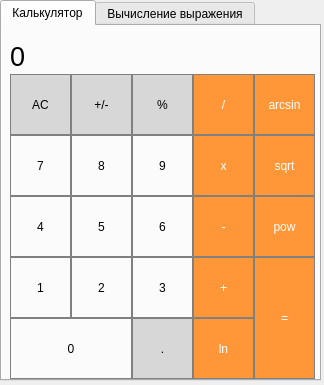
<?xml version="1.0" encoding="UTF-8"?>
<ui version="4.0">
 <class>MainWindow</class>
 <widget class="QMainWindow" name="MainWindow">
  <property name="geometry">
   <rect>
    <x>0</x>
    <y>0</y>
    <width>324</width>
    <height>385</height>
   </rect>
  </property>
  <property name="minimumSize">
   <size>
    <width>324</width>
    <height>385</height>
   </size>
  </property>
  <property name="maximumSize">
   <size>
    <width>324</width>
    <height>385</height>
   </size>
  </property>
  <property name="windowTitle">
   <string>MainWindow</string>
  </property>
  <widget class="QWidget" name="centralwidget">
   <property name="sizePolicy">
    <sizepolicy hsizetype="Fixed" vsizetype="Fixed">
     <horstretch>0</horstretch>
     <verstretch>0</verstretch>
    </sizepolicy>
   </property>
   <widget class="QTabWidget" name="tabWidget">
    <property name="geometry">
     <rect>
      <x>0</x>
      <y>0</y>
      <width>321</width>
      <height>381</height>
     </rect>
    </property>
    <property name="currentIndex">
     <number>0</number>
    </property>
    <widget class="QWidget" name="tab">
     <attribute name="title">
      <string>Калькулятор</string>
     </attribute>
     <widget class="QPushButton" name="pushButton_6">
      <property name="geometry">
       <rect>
        <x>130</x>
        <y>170</y>
        <width>61</width>
        <height>61</height>
       </rect>
      </property>
      <property name="styleSheet">
       <string notr="true">QPushButton {
   border: 1px solid gray;
}
QPushButton:pressed {
    background-color: qlineargradient(x1: 0, y1: 0, x2: 0, y2: 1,
                                      stop: 0 #dadbde, stop: 1 #f6f7fa);
}</string>
      </property>
      <property name="text">
       <string>6</string>
      </property>
     </widget>
     <widget class="QPushButton" name="pushButton_plus">
      <property name="geometry">
       <rect>
        <x>191</x>
        <y>231</y>
        <width>61</width>
        <height>61</height>
       </rect>
      </property>
      <property name="styleSheet">
       <string notr="true">QPushButton {
  background-color: rgb(255, 151, 57);
  color: white; 
  border: 1px solid gray;
}

QPushButton:pressed {
    background-color: qlineargradient(x1: 0, y1: 0, x2: 0, y2: 1,
                                      stop: 0 #FF7832, stop: 1 #FF9739);
}</string>
      </property>
      <property name="text">
       <string>+</string>
      </property>
     </widget>
     <widget class="QPushButton" name="pushButton_mult">
      <property name="geometry">
       <rect>
        <x>191</x>
        <y>109</y>
        <width>61</width>
        <height>61</height>
       </rect>
      </property>
      <property name="styleSheet">
       <string notr="true">QPushButton {
  background-color: rgb(255, 151, 57);
  color: white; 
  border: 1px solid gray;
}

QPushButton:pressed {
    background-color: qlineargradient(x1: 0, y1: 0, x2: 0, y2: 1,
                                      stop: 0 #FF7832, stop: 1 #FF9739);
}</string>
      </property>
      <property name="text">
       <string>x</string>
      </property>
     </widget>
     <widget class="QPushButton" name="pushButton_sqrt">
      <property name="geometry">
       <rect>
        <x>252</x>
        <y>109</y>
        <width>61</width>
        <height>61</height>
       </rect>
      </property>
      <property name="styleSheet">
       <string notr="true">QPushButton {
  background-color: rgb(255, 151, 57);
  color: white; 
  border: 1px solid gray;
}

QPushButton:pressed {
    background-color: qlineargradient(x1: 0, y1: 0, x2: 0, y2: 1,
                                      stop: 0 #FF7832, stop: 1 #FF9739);
}</string>
      </property>
      <property name="text">
       <string>sqrt</string>
      </property>
     </widget>
     <widget class="QPushButton" name="pushButton_1">
      <property name="geometry">
       <rect>
        <x>8</x>
        <y>231</y>
        <width>61</width>
        <height>61</height>
       </rect>
      </property>
      <property name="styleSheet">
       <string notr="true">QPushButton {
   border: 1px solid gray;
}
QPushButton:pressed {
    background-color: qlineargradient(x1: 0, y1: 0, x2: 0, y2: 1,
                                      stop: 0 #dadbde, stop: 1 #f6f7fa);
}</string>
      </property>
      <property name="text">
       <string>1</string>
      </property>
     </widget>
     <widget class="QLabel" name="result_show">
      <property name="geometry">
       <rect>
        <x>8</x>
        <y>10</y>
        <width>305</width>
        <height>41</height>
       </rect>
      </property>
      <property name="font">
       <font>
        <pointsize>20</pointsize>
       </font>
      </property>
      <property name="styleSheet">
       <string notr="true">QLabel
{
	qproperty-alignment:'AlignVCenter|AlignRight';
	border: 1px solid gray;
}
background-color:white;</string>
      </property>
      <property name="text">
       <string>0</string>
      </property>
     </widget>
     <widget class="QPushButton" name="pushButton_div">
      <property name="geometry">
       <rect>
        <x>191</x>
        <y>48</y>
        <width>61</width>
        <height>61</height>
       </rect>
      </property>
      <property name="styleSheet">
       <string notr="true">QPushButton {
  background-color: rgb(255, 151, 57);
  color: white; 
  border: 1px solid gray;
}

QPushButton:pressed {
    background-color: qlineargradient(x1: 0, y1: 0, x2: 0, y2: 1,
                                      stop: 0 #FF7832, stop: 1 #FF9739);
}</string>
      </property>
      <property name="text">
       <string>/</string>
      </property>
     </widget>
     <widget class="QPushButton" name="pushButton_3">
      <property name="geometry">
       <rect>
        <x>130</x>
        <y>231</y>
        <width>61</width>
        <height>61</height>
       </rect>
      </property>
      <property name="styleSheet">
       <string notr="true">QPushButton {
   border: 1px solid gray;
}
QPushButton:pressed {
    background-color: qlineargradient(x1: 0, y1: 0, x2: 0, y2: 1,
                                      stop: 0 #dadbde, stop: 1 #f6f7fa);
}</string>
      </property>
      <property name="text">
       <string>3</string>
      </property>
     </widget>
     <widget class="QPushButton" name="pushButton_res">
      <property name="geometry">
       <rect>
        <x>252</x>
        <y>231</y>
        <width>61</width>
        <height>122</height>
       </rect>
      </property>
      <property name="styleSheet">
       <string notr="true">QPushButton {
  background-color: rgb(255, 151, 57);
  color: white; 
  border: 1px solid gray;
}

QPushButton:pressed {
    background-color: qlineargradient(x1: 0, y1: 0, x2: 0, y2: 1,
                                      stop: 0 #FF7832, stop: 1 #FF9739);
}</string>
      </property>
      <property name="text">
       <string>=</string>
      </property>
     </widget>
     <widget class="QPushButton" name="pushButton_dot">
      <property name="geometry">
       <rect>
        <x>130</x>
        <y>292</y>
        <width>61</width>
        <height>61</height>
       </rect>
      </property>
      <property name="styleSheet">
       <string notr="true">QPushButton {
  background-color: rgb(215, 215, 215);
  border: 1px solid gray;
}
QPushButton:pressed {
    background-color: qlineargradient(x1: 0, y1: 0, x2: 0, y2: 1,
                                      stop: 0 #BEBEBE, stop: 1 #D7D7D7);
}</string>
      </property>
      <property name="text">
       <string>.</string>
      </property>
     </widget>
     <widget class="QPushButton" name="pushButton_clear">
      <property name="geometry">
       <rect>
        <x>8</x>
        <y>48</y>
        <width>61</width>
        <height>61</height>
       </rect>
      </property>
      <property name="styleSheet">
       <string notr="true">QPushButton {
  background-color: rgb(215, 215, 215);
  border: 1px solid gray;
}
QPushButton:pressed {
    background-color: qlineargradient(x1: 0, y1: 0, x2: 0, y2: 1,
                                      stop: 0 #BEBEBE, stop: 1 #D7D7D7);
}</string>
      </property>
      <property name="text">
       <string>AC</string>
      </property>
     </widget>
     <widget class="QPushButton" name="pushButton_procent">
      <property name="geometry">
       <rect>
        <x>130</x>
        <y>48</y>
        <width>61</width>
        <height>61</height>
       </rect>
      </property>
      <property name="styleSheet">
       <string notr="true">QPushButton {
  background-color: rgb(215, 215, 215);
  border: 1px solid gray;
}
QPushButton:pressed {
    background-color: qlineargradient(x1: 0, y1: 0, x2: 0, y2: 1,
                                      stop: 0 #BEBEBE, stop: 1 #D7D7D7);
}</string>
      </property>
      <property name="text">
       <string>%</string>
      </property>
     </widget>
     <widget class="QPushButton" name="pushButton_8">
      <property name="geometry">
       <rect>
        <x>69</x>
        <y>109</y>
        <width>61</width>
        <height>61</height>
       </rect>
      </property>
      <property name="styleSheet">
       <string notr="true">QPushButton {
   border: 1px solid gray;
}
QPushButton:pressed {
    background-color: qlineargradient(x1: 0, y1: 0, x2: 0, y2: 1,
                                      stop: 0 #dadbde, stop: 1 #f6f7fa);
}</string>
      </property>
      <property name="text">
       <string>8</string>
      </property>
     </widget>
     <widget class="QPushButton" name="pushButton_4">
      <property name="geometry">
       <rect>
        <x>8</x>
        <y>170</y>
        <width>61</width>
        <height>61</height>
       </rect>
      </property>
      <property name="styleSheet">
       <string notr="true">QPushButton {
   border: 1px solid gray;
}
QPushButton:pressed {
    background-color: qlineargradient(x1: 0, y1: 0, x2: 0, y2: 1,
                                      stop: 0 #dadbde, stop: 1 #f6f7fa);
}</string>
      </property>
      <property name="text">
       <string>4</string>
      </property>
     </widget>
     <widget class="QPushButton" name="pushButton_0">
      <property name="geometry">
       <rect>
        <x>8</x>
        <y>292</y>
        <width>122</width>
        <height>61</height>
       </rect>
      </property>
      <property name="styleSheet">
       <string notr="true">QPushButton {
   border: 1px solid gray;
}
QPushButton:pressed {
    background-color: qlineargradient(x1: 0, y1: 0, x2: 0, y2: 1,
                                      stop: 0 #dadbde, stop: 1 #f6f7fa);
}</string>
      </property>
      <property name="text">
       <string>0</string>
      </property>
     </widget>
     <widget class="QPushButton" name="pushButton_arcsin">
      <property name="geometry">
       <rect>
        <x>252</x>
        <y>48</y>
        <width>61</width>
        <height>61</height>
       </rect>
      </property>
      <property name="styleSheet">
       <string notr="true">QPushButton {
  background-color: rgb(255, 151, 57);
  color: white; 
  border: 1px solid gray;
}

QPushButton:pressed {
    background-color: qlineargradient(x1: 0, y1: 0, x2: 0, y2: 1,
                                      stop: 0 #FF7832, stop: 1 #FF9739);
}</string>
      </property>
      <property name="text">
       <string>arcsin</string>
      </property>
     </widget>
     <widget class="QPushButton" name="pushButton_change">
      <property name="geometry">
       <rect>
        <x>69</x>
        <y>48</y>
        <width>61</width>
        <height>61</height>
       </rect>
      </property>
      <property name="styleSheet">
       <string notr="true">QPushButton {
  background-color: rgb(215, 215, 215);
  border: 1px solid gray;
}
QPushButton:pressed {
    background-color: qlineargradient(x1: 0, y1: 0, x2: 0, y2: 1,
                                      stop: 0 #BEBEBE, stop: 1 #D7D7D7);
}</string>
      </property>
      <property name="text">
       <string>+/-</string>
      </property>
     </widget>
     <widget class="QPushButton" name="pushButton_7">
      <property name="geometry">
       <rect>
        <x>8</x>
        <y>109</y>
        <width>61</width>
        <height>61</height>
       </rect>
      </property>
      <property name="styleSheet">
       <string notr="true">QPushButton {
   border: 1px solid gray;
}
QPushButton:pressed {
    background-color: qlineargradient(x1: 0, y1: 0, x2: 0, y2: 1,
                                      stop: 0 #dadbde, stop: 1 #f6f7fa);
}</string>
      </property>
      <property name="text">
       <string>7</string>
      </property>
     </widget>
     <widget class="QPushButton" name="pushButton_5">
      <property name="geometry">
       <rect>
        <x>69</x>
        <y>170</y>
        <width>61</width>
        <height>61</height>
       </rect>
      </property>
      <property name="styleSheet">
       <string notr="true">QPushButton {
   border: 1px solid gray;
}
QPushButton:pressed {
    background-color: qlineargradient(x1: 0, y1: 0, x2: 0, y2: 1,
                                      stop: 0 #dadbde, stop: 1 #f6f7fa);
}</string>
      </property>
      <property name="text">
       <string>5</string>
      </property>
     </widget>
     <widget class="QPushButton" name="pushButton_2">
      <property name="geometry">
       <rect>
        <x>69</x>
        <y>231</y>
        <width>61</width>
        <height>61</height>
       </rect>
      </property>
      <property name="styleSheet">
       <string notr="true">QPushButton {
   border: 1px solid gray;
}
QPushButton:pressed {
    background-color: qlineargradient(x1: 0, y1: 0, x2: 0, y2: 1,
                                      stop: 0 #dadbde, stop: 1 #f6f7fa);
}</string>
      </property>
      <property name="text">
       <string>2</string>
      </property>
     </widget>
     <widget class="QPushButton" name="pushButton_minus">
      <property name="geometry">
       <rect>
        <x>191</x>
        <y>170</y>
        <width>61</width>
        <height>61</height>
       </rect>
      </property>
      <property name="styleSheet">
       <string notr="true">QPushButton {
  background-color: rgb(255, 151, 57);
  color: white; 
  border: 1px solid gray;
}

QPushButton:pressed {
    background-color: qlineargradient(x1: 0, y1: 0, x2: 0, y2: 1,
                                      stop: 0 #FF7832, stop: 1 #FF9739);
}</string>
      </property>
      <property name="text">
       <string>-</string>
      </property>
     </widget>
     <widget class="QPushButton" name="pushButton_ln">
      <property name="geometry">
       <rect>
        <x>191</x>
        <y>292</y>
        <width>61</width>
        <height>61</height>
       </rect>
      </property>
      <property name="styleSheet">
       <string notr="true">QPushButton {
  background-color: rgb(255, 151, 57);
  color: white; 
  border: 1px solid gray;
}

QPushButton:pressed {
    background-color: qlineargradient(x1: 0, y1: 0, x2: 0, y2: 1,
                                      stop: 0 #FF7832, stop: 1 #FF9739);
}</string>
      </property>
      <property name="text">
       <string>ln</string>
      </property>
     </widget>
     <widget class="QPushButton" name="pushButton_9">
      <property name="geometry">
       <rect>
        <x>130</x>
        <y>109</y>
        <width>61</width>
        <height>61</height>
       </rect>
      </property>
      <property name="styleSheet">
       <string notr="true">QPushButton {
   border: 1px solid gray;
}
QPushButton:pressed {
    background-color: qlineargradient(x1: 0, y1: 0, x2: 0, y2: 1,
                                      stop: 0 #dadbde, stop: 1 #f6f7fa);
}</string>
      </property>
      <property name="text">
       <string>9</string>
      </property>
     </widget>
     <widget class="QLabel" name="EnterLabel">
      <property name="geometry">
       <rect>
        <x>10</x>
        <y>10</y>
        <width>221</width>
        <height>20</height>
       </rect>
      </property>
      <property name="text">
       <string/>
      </property>
     </widget>
     <widget class="QPushButton" name="pushButton_pow">
      <property name="geometry">
       <rect>
        <x>252</x>
        <y>170</y>
        <width>61</width>
        <height>61</height>
       </rect>
      </property>
      <property name="styleSheet">
       <string notr="true">QPushButton {
  background-color: rgb(255, 151, 57);
  color: white; 
  border: 1px solid gray;
}

QPushButton:pressed {
    background-color: qlineargradient(x1: 0, y1: 0, x2: 0, y2: 1,
                                      stop: 0 #FF7832, stop: 1 #FF9739);
}</string>
      </property>
      <property name="text">
       <string>pow</string>
      </property>
     </widget>
    </widget>
    <widget class="QWidget" name="tab_2">
     <attribute name="title">
      <string>Вычисление выражения</string>
     </attribute>
     <widget class="QGroupBox" name="groupBox">
      <property name="geometry">
       <rect>
        <x>10</x>
        <y>10</y>
        <width>291</width>
        <height>331</height>
       </rect>
      </property>
      <property name="title">
       <string>Текст программы:</string>
      </property>
      <widget class="QPushButton" name="pushButton">
       <property name="geometry">
        <rect>
         <x>210</x>
         <y>300</y>
         <width>75</width>
         <height>23</height>
        </rect>
       </property>
       <property name="text">
        <string>Вычислить</string>
       </property>
      </widget>
      <widget class="QPlainTextEdit" name="plainTextEdit">
       <property name="geometry">
        <rect>
         <x>20</x>
         <y>20</y>
         <width>251</width>
         <height>271</height>
        </rect>
       </property>
      </widget>
     </widget>
    </widget>
   </widget>
  </widget>
 </widget>
 <resources/>
 <connections/>
</ui>
